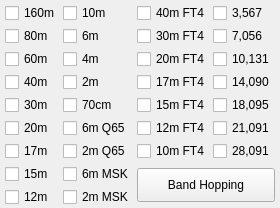
                  <widget class="QWidget" name="tab_4">
                   <attribute name="title">
                    <string>3</string>
                   </attribute>
                   <layout class="QGridLayout" name="gridLayout_10">
                    <property name="leftMargin">
                     <number>2</number>
                    </property>
                    <property name="topMargin">
                     <number>3</number>
                    </property>
                    <property name="rightMargin">
                     <number>2</number>
                    </property>
                    <property name="bottomMargin">
                     <number>1</number>
                    </property>
                    <property name="spacing">
                     <number>3</number>
                    </property>
                    <item row="0" column="0">
                     <widget class="QWidget" name="widget_3" native="true">
                      <property name="sizePolicy">
                       <sizepolicy hsizetype="Preferred" vsizetype="Preferred">
                        <horstretch>0</horstretch>
                        <verstretch>0</verstretch>
                       </sizepolicy>
                      </property>
                      <layout class="QGridLayout" name="gridLayout_8">
                       <property name="leftMargin">
                        <number>3</number>
                       </property>
                       <property name="topMargin">
                        <number>0</number>
                       </property>
                       <property name="rightMargin">
                        <number>3</number>
                       </property>
                       <property name="bottomMargin">
                        <number>0</number>
                       </property>
                       <property name="spacing">
                        <number>3</number>
                       </property>
                       <item row="7" column="0">
                        <widget class="QCheckBox" name="cb15m">
                         <property name="toolTip">
                          <string>15m FT8</string>
                         </property>
                         <property name="text">
                          <string>15m</string>
                         </property>
                        </widget>
                       </item>
                       <item row="0" column="0">
                        <widget class="QCheckBox" name="cb160m">
                         <property name="toolTip">
                          <string>160m FT8</string>
                         </property>
                         <property name="text">
                          <string>160m</string>
                         </property>
                        </widget>
                       </item>
                       <item row="3" column="2">
                        <widget class="QCheckBox" name="cb17mFT4">
                         <property name="toolTip">
                          <string>17m FT4</string>
                         </property>
                         <property name="text">
                          <string>17m FT4</string>
                         </property>
                        </widget>
                       </item>
                       <item row="6" column="0">
                        <widget class="QCheckBox" name="cb17m">
                         <property name="toolTip">
                          <string>17m FT8</string>
                         </property>
                         <property name="text">
                          <string>17m</string>
                         </property>
                        </widget>
                       </item>
                       <item row="4" column="0">
                        <widget class="QCheckBox" name="cb30m">
                         <property name="toolTip">
                          <string>30m FT8</string>
                         </property>
                         <property name="text">
                          <string>30m</string>
                         </property>
                        </widget>
                       </item>
                       <item row="3" column="0">
                        <widget class="QCheckBox" name="cb40m">
                         <property name="toolTip">
                          <string>40m FT8</string>
                         </property>
                         <property name="text">
                          <string>40m</string>
                         </property>
                        </widget>
                       </item>
                       <item row="5" column="0">
                        <widget class="QCheckBox" name="cb20m">
                         <property name="toolTip">
                          <string>20m FT8</string>
                         </property>
                         <property name="text">
                          <string>20m</string>
                         </property>
                        </widget>
                       </item>
                       <item row="2" column="0">
                        <widget class="QCheckBox" name="cb60m">
                         <property name="toolTip">
                          <string>60m FT8</string>
                         </property>
                         <property name="text">
                          <string>60m</string>
                         </property>
                        </widget>
                       </item>
                       <item row="2" column="2">
                        <widget class="QCheckBox" name="cb20mFT4">
                         <property name="toolTip">
                          <string>20m FT4</string>
                         </property>
                         <property name="text">
                          <string>20m FT4</string>
                         </property>
                        </widget>
                       </item>
                       <item row="1" column="2">
                        <widget class="QCheckBox" name="cb30mFT4">
                         <property name="toolTip">
                          <string>30m FT4</string>
                         </property>
                         <property name="text">
                          <string>30m FT4</string>
                         </property>
                        </widget>
                       </item>
                       <item row="0" column="2">
                        <widget class="QCheckBox" name="cb40mFT4">
                         <property name="toolTip">
                          <string>40m FT4</string>
                         </property>
                         <property name="text">
                          <string>40m FT4</string>
                         </property>
                        </widget>
                       </item>
                       <item row="1" column="0">
                        <widget class="QCheckBox" name="cb80m">
                         <property name="toolTip">
                          <string>80m FT8</string>
                         </property>
                         <property name="text">
                          <string>80m</string>
                         </property>
                        </widget>
                       </item>
                       <item row="8" column="0">
                        <widget class="QCheckBox" name="cb12m">
                         <property name="toolTip">
                          <string>12m FT8</string>
                         </property>
                         <property name="text">
                          <string>12m</string>
                         </property>
                        </widget>
                       </item>
                       <item row="0" column="1">
                        <widget class="QCheckBox" name="cb10m">
                         <property name="toolTip">
                          <string>10m FT8</string>
                         </property>
                         <property name="text">
                          <string>10m</string>
                         </property>
                        </widget>
                       </item>
                       <item row="1" column="1">
                        <widget class="QCheckBox" name="cb6m">
                         <property name="toolTip">
                          <string>6m FT8</string>
                         </property>
                         <property name="text">
                          <string>6m</string>
                         </property>
                        </widget>
                       </item>
                       <item row="2" column="1">
                        <widget class="QCheckBox" name="cb4m">
                         <property name="toolTip">
                          <string>4m FT8</string>
                         </property>
                         <property name="text">
                          <string>4m</string>
                         </property>
                        </widget>
                       </item>
                       <item row="3" column="1">
                        <widget class="QCheckBox" name="cb2m">
                         <property name="toolTip">
                          <string>2m FT8</string>
                         </property>
                         <property name="text">
                          <string>2m</string>
                         </property>
                        </widget>
                       </item>
                       <item row="4" column="1">
                        <widget class="QCheckBox" name="cb70cm">
                         <property name="toolTip">
                          <string>70cm FT8</string>
                         </property>
                         <property name="text">
                          <string>70cm</string>
                         </property>
                        </widget>
                       </item>
                       <item row="5" column="1">
                        <widget class="QCheckBox" name="cb6mQ65">
                         <property name="toolTip">
                          <string>6m Q65</string>
                         </property>
                         <property name="text">
                          <string>6m Q65</string>
                         </property>
                        </widget>
                       </item>
                       <item row="6" column="1">
                        <widget class="QCheckBox" name="cb2mQ65">
                         <property name="toolTip">
                          <string>2m Q65</string>
                         </property>
                         <property name="text">
                          <string>2m Q65</string>
                         </property>
                        </widget>
                       </item>
                       <item row="7" column="1">
                        <widget class="QCheckBox" name="cb6mMSK">
                         <property name="toolTip">
                          <string>6m MSK144</string>
                         </property>
                         <property name="text">
                          <string>6m MSK</string>
                         </property>
                        </widget>
                       </item>
                       <item row="8" column="1">
                        <widget class="QCheckBox" name="cb2mMSK">
                         <property name="toolTip">
                          <string>2m MSK144</string>
                         </property>
                         <property name="whatsThis">
                          <string/>
                         </property>
                         <property name="text">
                          <string>2m MSK</string>
                         </property>
                        </widget>
                       </item>
                       <item row="4" column="2">
                        <widget class="QCheckBox" name="cb15mFT4">
                         <property name="toolTip">
                          <string>15m FT4</string>
                         </property>
                         <property name="text">
                          <string>15m FT4</string>
                         </property>
                        </widget>
                       </item>
                       <item row="5" column="2">
                        <widget class="QCheckBox" name="cb12mFT4">
                         <property name="toolTip">
                          <string>12m FT4</string>
                         </property>
                         <property name="text">
                          <string>12m FT4</string>
                         </property>
                        </widget>
                       </item>
                       <item row="6" column="2">
                        <widget class="QCheckBox" name="cb10mFT4">
                         <property name="toolTip">
                          <string>10m FT4</string>
                         </property>
                         <property name="text">
                          <string>10m FT4</string>
                         </property>
                        </widget>
                       </item>
                       <item row="6" column="3">
                        <widget class="QCheckBox" name="cb10mDXp">
                         <property name="toolTip">
                          <string>28,091 MHz FT8</string>
                         </property>
                         <property name="text">
                          <string>28,091</string>
                         </property>
                        </widget>
                       </item>
                       <item row="5" column="3">
                        <widget class="QCheckBox" name="cb15mDXp">
                         <property name="toolTip">
                          <string>21,091 MHz FT8</string>
                         </property>
                         <property name="text">
                          <string>21,091</string>
                         </property>
                        </widget>
                       </item>
                       <item row="4" column="3">
                        <widget class="QCheckBox" name="cb17mDXp">
                         <property name="toolTip">
                          <string>18,095 MHz FT8</string>
                         </property>
                         <property name="text">
                          <string>18,095</string>
                         </property>
                        </widget>
                       </item>
                       <item row="3" column="3">
                        <widget class="QCheckBox" name="cb20mDXp">
                         <property name="toolTip">
                          <string>14,090 MHz FT8</string>
                         </property>
                         <property name="text">
                          <string>14,090</string>
                         </property>
                        </widget>
                       </item>
                       <item row="2" column="3">
                        <widget class="QCheckBox" name="cb30mDXp">
                         <property name="toolTip">
                          <string>10,131 MHz FT8</string>
                         </property>
                         <property name="text">
                          <string>10,131</string>
                         </property>
                        </widget>
                       </item>
                       <item row="1" column="3">
                        <widget class="QCheckBox" name="cb40mDXp">
                         <property name="toolTip">
                          <string>7,056 MHz FT8</string>
                         </property>
                         <property name="text">
                          <string>7,056</string>
                         </property>
                        </widget>
                       </item>
                       <item row="0" column="3">
                        <widget class="QCheckBox" name="cb80mDXp">
                         <property name="toolTip">
                          <string>3,567 MHz FT8</string>
                         </property>
                         <property name="text">
                          <string>3,567</string>
                         </property>
                        </widget>
                       </item>
                       <item row="7" column="2" rowspan="2" colspan="2">
                        <widget class="QPushButton" name="pbBandHopping">
                         <property name="minimumSize">
                          <size>
                           <width>0</width>
                           <height>34</height>
                          </size>
                         </property>
                         <property name="toolTip">
                          <string>Toggle band hopping On/Off. Band hopping occurs every other full minute. Changes to the checkboxes take effect immediately.</string>
                         </property>
                         <property name="styleSheet">
                          <string notr="true">QPushButton:checked {
	background-color: red;
	border-style: outset;
	border-width: 1px;
	border-radius: 5px;
	border-color: black;
	min-width: 5em;
	padding: 3px;
}</string>
                         </property>
                         <property name="text">
                          <string>  Band Hopping  </string>
                         </property>
                         <property name="checkable">
                          <bool>true</bool>
                         </property>
                        </widget>
                       </item>
                      </layout>
                     </widget>
                    </item>
                   </layout>
                  </widget>
